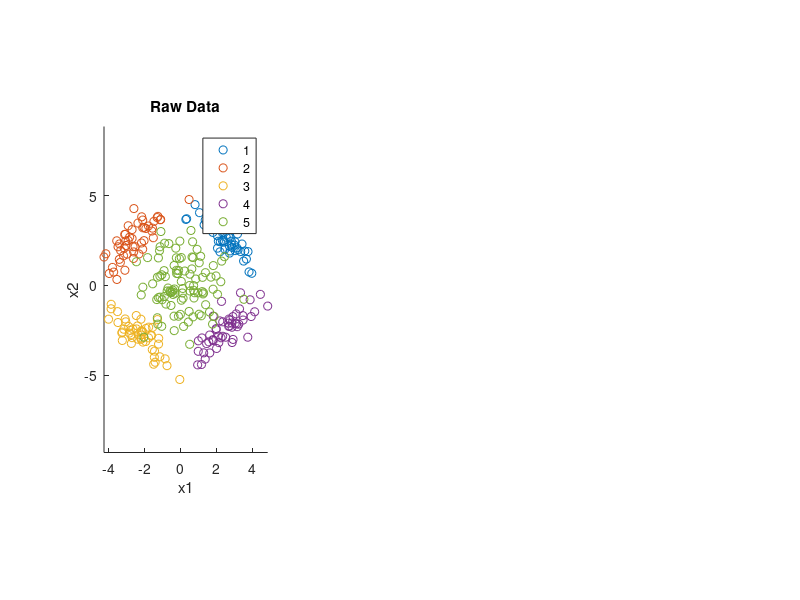

This chart was generated by the following MATLAB code: (Note: this script raises an error after producing the figure.)
% Introduction to Machine Learning - HW6: Expectation-Maximization Clustering
% Written by Berke Ataseven (54326)
clear
close all
clc

rng(10);

class_means = [[2.5; 2.5] [-2.5; 2.5] [-2.5; -2.5] [2.5; -2.5] [0;0]]; % These are given
class_covs = [[0.8 -0.6;-0.6 0.8] [0.8 0.6; 0.6 0.8] [0.8 -0.6; -0.6 0.8] [0.8 0.6; 0.6 0.8] [1.6 0; 0 1.6]]; % These are given
class_sizes = [50 50 50 50 100]; % These are given

data_points = [];

for i = 1 : length(class_sizes)
    data_points = [data_points; mvnrnd(class_means(:, i), class_covs(:,2*i-1: 2*i), class_sizes(i))];
end

label1 = ones(50,1);
label2 = 2*ones(50,1);
label3 = 3*ones(50,1);
label4 = 4*ones(50,1);
label5 = 5*ones(100,1);

data_labels = [label1 ; label2 ; label3 ; label4 ; label5];

figure('Position', [50 0 1200 600])

subplot(1,3,1)
gscatter(data_points(:,1),data_points(:,2),data_labels)
% plot(data_points(:,1),data_points(:,2),'.k','MarkerSize',15);
title('Raw Data');
axis equal
ylabel('x2');
xlabel('x1');

[Z,centers] = kmeans_cluster(data_points, 5, 10);

subplot(1,3,2)
gscatter(data_points(:,1),data_points(:,2),Z)
title('K-Means clustering')
axis equal
ylabel('x2');
xlabel('x1');


[Z, means, covs] = EM_Algorithm(data_points, Z, 5, 100);

subplot(1,3,3)
gscatter(data_points(:,1),data_points(:,2),Z)
title('EM algorithm clustering')
axis equal
ylabel('x2');
xlabel('x1');


function [class_memberships, centroids] = kmeans_cluster(X, K, max_iteration) % X is the data points, K number of classes
N = length(X); % Number of data points
class_memberships = zeros(N,1);
centroids = randi([floor(min(X,[],'all')),ceil(max(X,[],'all'))], K, 2);

for i = 1 : max_iteration
    idx = dsearchn(centroids,X);
    for j = 1 : K
        index_of_members = find(idx == j);
        if ~isempty(index_of_members)
            centroids(j,:) = mean(X(index_of_members,:),1); % Move centroid of classes to center of mass
        end
    end
    if isequal(idx,class_memberships)
        fprintf('Converged in %g iterations',i);
        break;
    end
    class_memberships = idx;
end
end
function [class_memberships, means, covs] = EM_Algorithm(X, Z, K, max_iteration)

N = length(X);
X_Z = [X Z];

% [~,~,ic] = unique(X_Z(:,3));
% seperated_points = accumarray(ic,1:size(X_Z,1),[],@(r){X_Z(r,:)});

means = [];
covs = {};
for i = 1 : K
    points = X_Z(X_Z(:,3) == i,:);
    means = [means ; mean(points(:,1)), mean(points(:,2))];
    covs{i} = [std(points(:,1)) 0; 0 std(points(:,2))];
    points = [];
end

priors = calculate_priors(X_Z, K);

for iteration = 1 : max_iteration
    % E-Step
    for i = 1 : N
        x = X_Z(i, 1:2);
        cluster_likelihoods = [];
        for k = 1 : length(means)
            meann = means(k,:);
            sigma = cell2mat(covs(k));
            prior = priors(k);
            cluster_likelihoods = [cluster_likelihoods calculate_likelihood(x, meann, sigma, prior)]; %calculate likelihood
            [~,idx] = max(cluster_likelihoods); % Find the highest likelihood
            X_Z(i,3) = idx; % Update label
        end
    end
    
    % M-Step
    means = [];
    covs = {};
    for i = 1 : K
        points = X_Z(X_Z(:,3) == i,:);
        means = [means ; mean(points(:,1)), mean(points(:,2))];
        covs{i} = [std(points(:,1)) 0; 0 std(points(:,2))];
        points = [];
    end    
    priors = calculate_priors(X_Z, K);
    
end
means
class_memberships = X_Z(:,3);
end
function likelihood = calculate_likelihood(data_point, mean, cov, prior)
likelihood = prior;
for j = 1 : length(data_point)
    likelihood = likelihood * normpdf(data_point(1,j), mean(1,j), cov(j,j));
end
end
function priors = calculate_priors(X_Z, K)
priors = zeros(1,K);
N = length(X_Z);
for i = 1 : K
    priors(i) = numel(find(X_Z(:,3) == i)) / N;
end
end